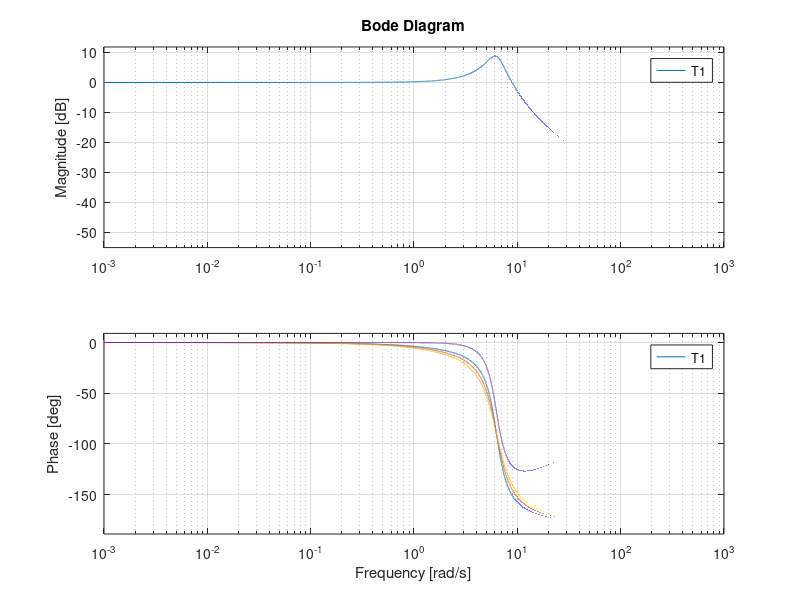
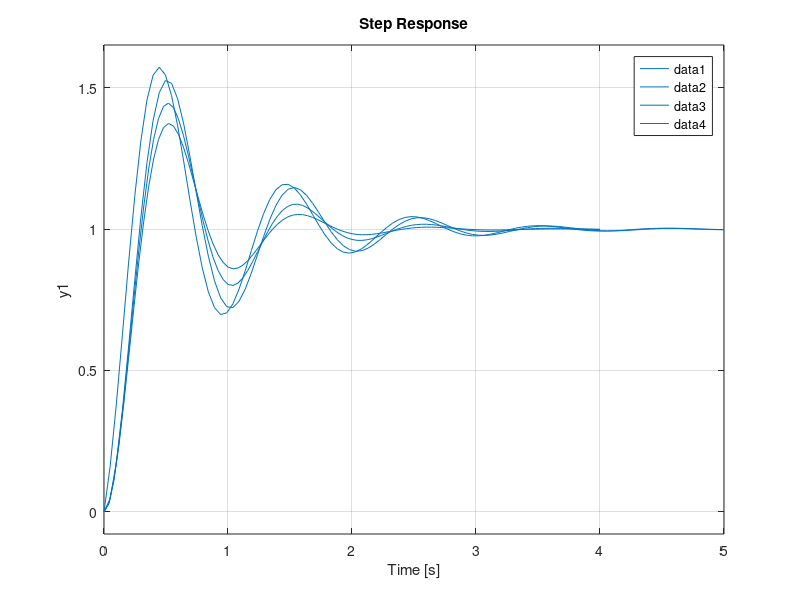

MATLAB code to generate these figures, in order:
clc
close all
clear all

%% Initialization

s = tf('s');
cp = 0.4;                   %damping coefficient
dd_mat = 0.4:0.1:0.6;       %derivative gain
dp_mat = 0;                 %proportional gain
kp = 6.32;                  %spring constant
mp = 0.16;                  %mass
cc = 2*sqrt(mp*kp);         %critical damping coefficient
zeta = cp/cc;               %damping ratio
omega = sqrt(kp/mp);        %natural frequency
omega_d = (1-zeta^2)*omega; %damped natural frequency

% Transfer function(damped passive)
T1 = (omega^2+(2*zeta*omega*s))/(s^2+omega^2+(2*zeta*omega*s));

for i=1:length(dd_mat)
    dd = dd_mat(i);
    for j=1:length(dp_mat)
            dp = dp_mat(j);

            % Transfer function
            T2 = kp/(mp*s^2+dd*s+kp+dp); 

            fr=0:0.001:10e2;
            [mag,phase,wout]=bode(T1,fr);
            omega_max=wout(find(mag==max(mag)));    %find resonant frequency

            [mag,phase,wout]=bode(T2,fr);
            omega_max2=wout(find(mag==max(mag)));   %find resonant frequency          

        figure(1);
        bode(T2,fr)
        hold on
        figure(2);
        step(T2)        
        hold on
    end
end

figure(1);
bode(T1,fr)
legend('show')
figure(2);
step(T1)
xlim([0 5])
legend('show')